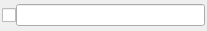
<?xml version="1.0" encoding="UTF-8"?>
<ui version="4.0">
 <class>LayerWidget</class>
 <widget class="QWidget" name="LayerWidget">
  <property name="geometry">
   <rect>
    <x>0</x>
    <y>0</y>
    <width>207</width>
    <height>31</height>
   </rect>
  </property>
  <property name="windowTitle">
   <string>Form</string>
  </property>
  <layout class="QHBoxLayout" name="horizontalLayout">
   <property name="spacing">
    <number>0</number>
   </property>
   <property name="margin">
    <number>2</number>
   </property>
   <item>
    <widget class="QCheckBox" name="cbVisible">
     <property name="text">
      <string/>
     </property>
    </widget>
   </item>
   <item>
    <widget class="QLineEdit" name="edName">
     <property name="readOnly">
      <bool>true</bool>
     </property>
    </widget>
   </item>
  </layout>
 </widget>
 <resources/>
 <connections/>
</ui>
